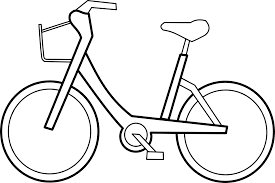
#> input picture 2024-2025/Lectures/code/images/bikeBW.png, 275 x 183 px
$ jupyter execute 01_imgProcessingBasics.ipynb
#> lines starting #> are read from the running program, lines starting #| are printed output that depends on the picture
# Procesarea imaginilor

**De ce?**
- Îmbunătăţirea calităţii imaginilor
- Reducerea zgomotolui şi a altor defecte
- Evidenţierea anumitor zone
- Determinarea contururilor
- Extragerea de informaţii

**Aplicaţii**
- Recunoaşterea caracterelor
- Recunoaşterea amprentelor
- Prelucrarea imaginilor medicale
- Prelucrarea imaginilor din satelit

**Bibliografie**
- Richard Szeliski, Computer Vision: Algorithms and Applications, Springer, 2010 [link](http://szeliski.org/Book/drafts/SzeliskiBook_20100903_draft.pdf)
- Forsyth, D. A., & Ponce, J. (2003). A modern approach. Computer vision: a modern approach, 17, 21-48. [link](https://cdn.preterhuman.net/texts/science_and_technology/artificial_intelligence/Computer%20Vision%20A%20Modern%20Approach%20-%20Forsyth%20,%20Ponce.pdf)
- A painter`s take on vision and color (very extensive!) [link](http://handprint.com/LS/CVS/color.html)

Cuprins
- [1. Captarea imaginilor şi reprezentarea lor](#captarea-imaginilor-şi-reprezentarea-lor)
- [2. Operaţii asupra imaginilor](#operaţii-asupra-imaginilor)
- [3. Extragerea de informaţii relevante din imagini (capitolul viitor)](2024-2025\Lectures\code\imgProcessingAttributes.ipynb)

<a name="captarea-imaginilor-şi-reprezentarea-lor"></a>
## 1. Captarea imaginilor şi reprezentarea lor

### Captare
- Foto
- Video

### Reprezentare
1. În domeniul spaţial (geometric)
- Imaginea = un ansamblu de valori plasate dupa o formă spaţială (regulată sau nu) de dimensiune supra-unitară (plan, spaţiu, dar nu dreaptă)
- Matrice de pixeli (picture elemnt)
- Reprezentare intuitivă dpdv al ochiului uman

2. În domeniul frecvenţelor (spectral)
- Imaginea = un ansamblu de frecvenţe care compun imaginea (culoare – frecvenţă – lungime de undă (IP) – amplitudine)
- Imaginea = semnal bidimensional
- Grafic, pe OX, OY se află distribuţia frecvenţelor pe cele 2 axe ale imaginii, iar culoarea pixelilor va reprezenta amplitudinea (mai deschis înseamnă amplitudine superioară)
- Reprezentare f. utilă în procesele de analiză, comprimare şi prelucrare a imaginilor

### Reprezentarea in domeniul spatial

Imaginea = ansamblu de pixeli

Tipologia imaginilor în domeniul spaţial (geometric)

1. După valoarea unui pixel

    - imagini scalare – orice valoare este un scalar (intensitatea luminoasă, distanţa, temperatura)
        * imagini monocrome (binare) -> 0/1
        * imagini alb-negru (cu nivele de gri) -> 8 biţi (0 - negru, 255 - alb)

    - imagini vectoriale – orice valoare este un vector; imaginea vectorială = sandwich de imagini scalare
        * imagini color – vectori de 3 componente

        * imagini satelitare – vectori de 3-200 componente

        * imagini termografice – vectori de 2-5 componente în bandă de infraroşu

2. Dupa spatiul de culori folosit

    - imagini RGB (Red, Green, Blue)

    - imagini HSV (Hue, Saturation, Value)
        * saturare mai mare -> culoare mai intensa
        * valoare mai mare -> culoare mai deschisa


### Interpolarea si redimensionarea imaginilor

Imaginea ca functie:
> $Im : I \times I \rightarrow R$ sau $Im : I \times I \times I \rightarrow R$

<!-- > $Im` : R \times I \rightarrow R$ sau $Im` : R \times R \times I \rightarrow R$ -->

Redimensionarea = creseterea in dimensiune (pt o imagine RGB, cresc doar primele 2 dimensiuni W si H) => apar pixeli noi carora trebuie sa le fie asignata o valoare sau dispar pixeli -> Cum? => Prin interpolare

- cel mai apropiat vecin
    > noul pixel va avea valoarea $Im(round(x), round(y), z)$
    * efect: imagine cu blocuri
    * probleme: aproximarea la NN
- biliniara
    > noul pixel va avea valoarea
    * bazata pe 4 vecini
    * math: polinom de gradul 2
- bicubica
    * bazata pe 16 vecini
    * math: polinom de gradul 3
    * mai fina decat interpolarea biliniara

<a name="operatii-asupra-imaginilor"></a>
## 2 Operaţii asupra imaginilor

### 2.1. Operaţii geometrice

Info:
- Pentru reprezentarea spaţială a imaginilor
- Nu modifică valorile pixelilor (compoziţia)
- Modifică aşezarea lor spaţială (structura)

Tipuri:
- Translaţie: Modificarea după o traiectorie dreaptă a coordonatelor unui pixel

> x’ = x + Tx

> y’ = y + Ty

- Rotaţie: Modificarea după o traiectorie circulară a coordonatelor unui pixel (Coordonate carteziene $\leftarrow$ coordonate polare)

> x = r * cos(Ө)

> y = r * sin(Ө)

> x’ = r * cos(Ө + φ)

> y’ = r * sin(Ө + φ)

- Oglindire faţă de o axă de simetrie

De exemplu, oglindire fata de Ox:
> x’ = x

> y’ = -y

### 2.2. Operaţii de îmbunătăţire

- Originale sau nu
- Prin accentuarea unor caracteristici
    * Muchii
    * Contururi
    * Contrast
- Nu modifică cantitatea de informaţie din imagine
- Modificarea valorii unor pixeli
- Reducerea degradărilor perceptuale sau aleatoare:
    * Contrast scăzut
    * Imagine supra- sau sub-expusă
    * Zgomot suprapus peste semnalul util

Pentru reprezentarea spaţială avem, in funcţie de numărul de pixeli din imaginea iniţială folosiţi pentru calculul valorii unui pixel în imaginea prelucrată:
- Operaţii punctuale 1 – 1
- Operaţii de vecinătate (locale) k – 1
- Operaţii integrale (unitare) nxm – 1

1. Operaţii punctuale 1 – 1: g(x,y)=Ø(f(x,y))

- Negativarea imaginilor
    > Ø(x)=(L-1)-x, de obicei L = 256

    > Ø((R,G,B))=((L-1)-R,(L-1)-G,(L-1)-B))

    Utilitate: Imagini negative (de tip peliculă)

[cell 1]
# negative of an image
import os
import matplotlib.pyplot as plt
from skimage import util, io

# read an image
crtDir =  os.getcwd()
# an image with a lot of white...a bad example
# filePath = os.path.join(crtDir, 'sem1', 'bike.png')
#  an image with more uniform distributed colours
filePath = os.path.join(crtDir, 'images', 'bikeBW.png')
img = io.imread(filePath)
#> img is the input picture: shape (183, 275, 3); min 0, max 255, mean 234.5

print(img)
#> (printed output is left out)

negImg = util.invert(img)
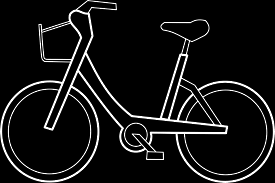
#> negImg: shape (183, 275, 3); min 0, max 255, mean 20.5


fig, (ax1, ax2) = plt.subplots(1, 2, figsize=(16, 8), sharex=True, sharey=True)
ax1.imshow(img, cmap=plt.cm.gray)
ax1.set_title('Input image')

ax2.imshow(negImg, cmap=plt.cm.gray)
ax2.set_title('Negative image')
plt.show()

- Modificarea contrastului

    * Liniară

        - Pantă subunitară – apropierea nivelelor de gri
        - Pantă supraunitară – depărtarea nivelelor de gri
        - Caz particular: întinderea maximă a contrastului
            * Nivelele de gri din [a,b] vor fi distanţate
            * Restul nivelelor de gri vor fi înlocuite cu alb, respectiv negru
            * Caz particular: binarizarea (a = b)

    * Logaritmică Φ(x)= c log (1 + x)
        - c – factor de scalare

    * Pow-low (gamma correction) Φ(x)= c pow(x, γ)

[cell 2]
# contrast adjustment
from skimage import exposure
import os
import matplotlib.pyplot as plt
from skimage import util, io

# read an image
crtDir =  os.getcwd()
filePath = os.path.join(crtDir, 'images', 'bikeGray.jpg')
img = io.imread(filePath)
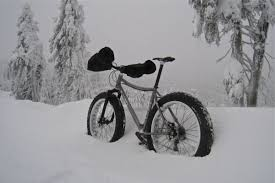
#> input picture 2024-2025/Lectures/code/images/bikeGray.jpg, 275 x 183 px
#> img is the input picture: shape (183, 275, 3); mean R, G, B 146.5, 146.2, 149

gammaCorrectedImg = exposure.adjust_gamma(img, 2)
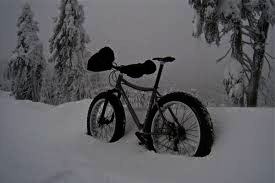
#> gammaCorrectedImg: shape (183, 275, 3); mean R, G, B 90.7, 90.5, 94.1
logCorrectedImg = exposure.adjust_log(img, 1)
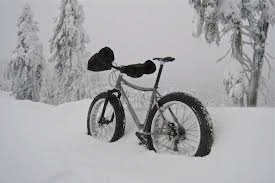
#> logCorrectedImg: shape (183, 275, 3); mean R, G, B 164.2, 164, 166.5

fig, (ax1, ax2, ax3) = plt.subplots(1, 3, figsize=(16, 8), sharex=True, sharey=True)
ax1.imshow(img, cmap=plt.cm.gray)
ax1.set_title('Input image')

ax2.imshow(gammaCorrectedImg, cmap=plt.cm.gray)
ax2.set_title('Image with gamma correction')

ax3.imshow(logCorrectedImg, cmap=plt.cm.gray)
ax3.set_title('Image with log correction')

plt.show()

- Decuparea

    * Cu păstrarea fundalului

    * Fără păstrarea fundalului

    > Utilitate: decuparea regiunilor de temperatură joasă reprezentate de nori din imaginile obţinute de un satelit meteo

2. Operaţii de vecinătate (locale) k – 1

În funcţie de scop:
- op. care vizează reducerea zgomotului sau a altor defecte (filtrare) -> filtre trece-jos
- op. care vizează accentuarea detaliilor (evidenţierea muchiilor, a contururilor, etc) -> filtre trece-sus

În funcţie de tip
- op. liniare -> combinaţii liniare între pixeli vecini
- op. neliniare -> combinaţii complexe între pixeli

Tehnici de filtrare
- Filtrare prin tehnica ferestrei glisante -> convoluţie bidimensională
    * Filtru = mască de filtrare (convoluţie) = formă + coeficienţi + origine = kernel
    * Convoluţie = schimbarea intensităţii unui pixel a.î. să reflecte intensitatea pixelilor vecini
- Filtrare prin estimare statistică
- Filtrare prin clustering

**Convolutii cu filtre liniare**

Ideea: noua valoare a pixelui = combinaţie liniară a mai multor pixeli din imaginea originală (principiul superpoziţiei)
> $g(m,n) = \sum{\sum_{(k,l) \in W}{w_{k,l} * f(m - k, n - l)}}$, unde
>> W – o structură de puncte -> vecinătate, iar
>> $w_{k,l}$ – coeficienţii filtrului (tehnica ferestri glisante)

[cell 3]
import numpy as np
import scipy.signal as signal

arr1 = [1, 2, 3]
arr2 = [4, 5, 6]


res = np.dot(arr1, arr2)
print("dot product of ", arr1, " and ", arr2, " is: ", res)

res = np.convolve(arr1, arr2)
print("convolution of     ", arr1, " and ", arr2, " is: ", res)

res = signal.fftconvolve(arr1, arr2)
print("fft convolution of ", arr1, " and ", arr2, " is: ", res)

[cell 4]
import timeit
import numpy as np

length = 1000000
arr1 = np.random.random(length)
arr2 = np.random.random(length)

# code snippet to be executed only once
mysetup = "from numpy import dot"

# code snippet whose execution time is to be measured
mycode1 = '''
def dot_multiplication():
    res = np.dot(arr1, arr2)
'''

mycode2 = '''
def convolution():
    res = np.convolve(arr1, arr2)
'''

mycode3 = '''
def fft_convolution():
    res = signal.fftconvolve(arr1, arr2)
'''


print("time (dot multiplication): ", timeit.timeit(setup = mysetup, stmt = mycode1, number = 1))
print("time (convoltuion): ", timeit.timeit(setup = mysetup, stmt = mycode1, number = 1))
print("time (FFT convolution): ", timeit.timeit(setup = mysetup, stmt = mycode1, number = 1))

[cell 5]
'''liniar filter'''

import numpy as np

img = np.array([[7, 0, 5],
                [3, 0, 9],
                [0, 6, 8]])
kernel = np.array([ [1, 1, 1],
                    [-1, -1, -1],
                    [1, 1, 1]])

def convolutionOperation(image, kernel):
     # Flip the kernel
    kernel = np.flipud(np.fliplr(kernel))
    kernelSize = kernel.shape[0]

    # convolution output
    output = np.zeros_like(image)

    # Add zero padding to the input image
    padding = kernelSize // 2
    image_padded = np.zeros((image.shape[0] + padding * 2, image.shape[1] + padding * 2))
    image_padded[padding :-padding, padding:-padding] = image

    # Loop over every pixel of the image
    for x in range(image.shape[1]):
        for y in range(image.shape[0]):
            # element-wise multiplication of the kernel and the image
            output[y, x]=(kernel * image_padded[y: y + kernelSize, x: x + kernelSize]).sum()

    return output

print(convolutionOperation(img, kernel))

Tipologie
- Filtre de netezire
    * Suma coeficienţilor = 1
    * Filtru de mediere: Toţi coeficienţii sunt egali ($=\frac{1}{k^2}$) - eg. BoxBlur, GaussianBlur
- Filtre de detectare a contururilor -> filtre trece-sus
    * Suma coeficienţilor = 0 (eg. Canny)
    * Filtre de accentuare a contrastelor
- Filtre derivative

[cell 6]
import os
import numpy as np
# read an image
crtDir =  os.getcwd()
filePath = os.path.join(crtDir, 'images', 'bikeGray.jpg')
# filePath = os.path.join(crtDir, 'images', 'bike.png')
img = io.imread(filePath)

imgMatrix = []
for i in range(0, img.shape[0]):
    row = []
    for j in range(0, img.shape[1]):
        row.append(img.item(i, j, 0))
    imgMatrix.append(row)
#> after the loop, imgMatrix = 183 items
imgMatrix = np.array(imgMatrix)

# high-pass filter
kernelEdgeCanny = np.array([[-1, -1, -1],
                            [-1, 8, -1],
                            [-1, -1, -1]])
cannyImg = convolutionOperation(imgMatrix, kernelEdgeCanny)
#> after the loop in convolutionOperation (call 2), `for x in range(image.shape[1]):`:
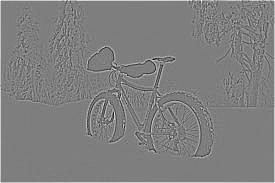
#> output: shape (183, 275) int64; min -835, max 846, mean 8.8; drawn with min black and max white

# mean filter (new pixel's value = the average of the surrounding pixels)
kernelBoxBlur = np.array([[1/9, 1/9, 1/9],
                          [1/9, 1/9, 1/9],
                          [1/9, 1/9, 1/9]])
boxBlurImg = convolutionOperation(imgMatrix, kernelBoxBlur)
#> after the loop in convolutionOperation (call 3), `for x in range(image.shape[1]):`:
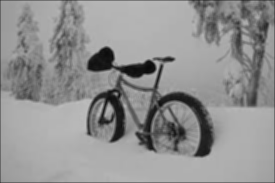
#> output: shape (183, 275) int64; min 9, max 187, mean 145

# Gaussian filter (new pixel's value = the weighted mean of the surrounding pixels that gives more weight to the pixel near the current pixel; low-pass filter)
kernelGaussianBlur = np.array([[1 / 256, 4  / 256,  6 / 256,  4 / 256, 1 / 256],
                               [4 / 256, 16 / 256, 24 / 256, 16 / 256, 4 / 256],
                               [6 / 256, 24 / 256, 36 / 256, 24 / 256, 6 / 256],
                               [4 / 256, 16 / 256, 24 / 256, 16 / 256, 4 / 256],
                               [1 / 256, 4  / 256,  6 / 256,  4 / 256, 1 / 256]])
GaussianBlurImg = convolutionOperation(imgMatrix, kernelGaussianBlur)
#> in convolutionOperation (call 4), `image_padded[padding :-padding, padding:-padding] = image`:
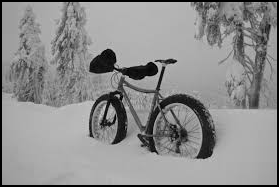
#> image_padded: shape (187, 279) float64; min 0, max 204, mean 141.3


fig, (ax1, ax2, ax3, ax4) = plt.subplots(1, 4, figsize=(16, 8), sharex=True, sharey=True)
ax1.imshow(img, cmap=plt.cm.gray)
ax1.set_title('Input image')

ax2.imshow(cannyImg, cmap=plt.cm.gray)
ax2.set_title('Edges by Canny')

ax3.imshow(boxBlurImg, cmap=plt.cm.gray)
ax3.set_title('Box blur (netezire - mediere uniforma)')

ax4.imshow(GaussianBlurImg, cmap=plt.cm.gray)
ax4.set_title('Gaussian blur (mediere ponderata)')
plt.show()

  <font color='green'> **HW: try to apply the above convolutions for an RGB image** </font>

**Convolutii cu Filtre neliniare**

Tehnica ferestrei glisante -> ordonarea pixelilor

Tipologie
- Filtre de ordine
    * Filtru median -> eliminarea zgomotului “sare şi piper”
    * Filtru de minim
    * Filtru de maxim
- Filtre adaptive -> modificarea formei şi a coeficienţilor ferestrei de filtrare
    * Filtre bazate pe distanţă (relativă) – coeficienţii se calculează în funcţie de distanţa dintre punctul respectiv şi un punct fix
    * Filtre bazate pe orientare -> fereastra are formă liniară, orientată după o anumită direcţie
    * Filtre distanţă-direcţie – combinaţia celor 2 filtre precedente

3. Operaţii integrale (unitare) nxm – 1

Cateva operatii posibile
- Egalizarea histogramei (Scop: manipularea contrastului)
- Transformarea Fourier discretă
- Transformarea cosinus discretă
- Transformarea sinus discretă
- Transformarea Walsh-Hadamard
- Transformarea Karhaunen-Loeve

** Histograma nivelurilor de gri **

Ideea:
- O funcţie care asociază fiecărui nivel de gri prezent în imagine frecvenţa sa (relativă) de apariţie
- Estimarea densităţii de probabilitate

Utilitate
- Îmbunătăţirea constrastului
- Îmbunătăţirea luminozităţii -> segmentarea imaginii
Ne-ajunsuri
- Lipsa informaţiilor privind
    * locaţia pixelilor
    * poziţia relativă a pixelilor

[cell 7]
# image histogram

import matplotlib.pyplot as plt
from skimage import io
import os
# read an image
crtDir =  os.getcwd()
# an image with a lot of white...a bad example
# filePath = os.path.join(crtDir, 'sem1', 'bike.png')
#  an image with more uniform distributed colours
filePath = os.path.join(crtDir, 'images', 'bike2.png')
# two images with low contrast
# filePath = os.path.join(crtDir, 'sem1', 'bike4.png')
# filePath = os.path.join(crtDir, 'sem1', 'bike5.png')
img = io.imread(filePath)
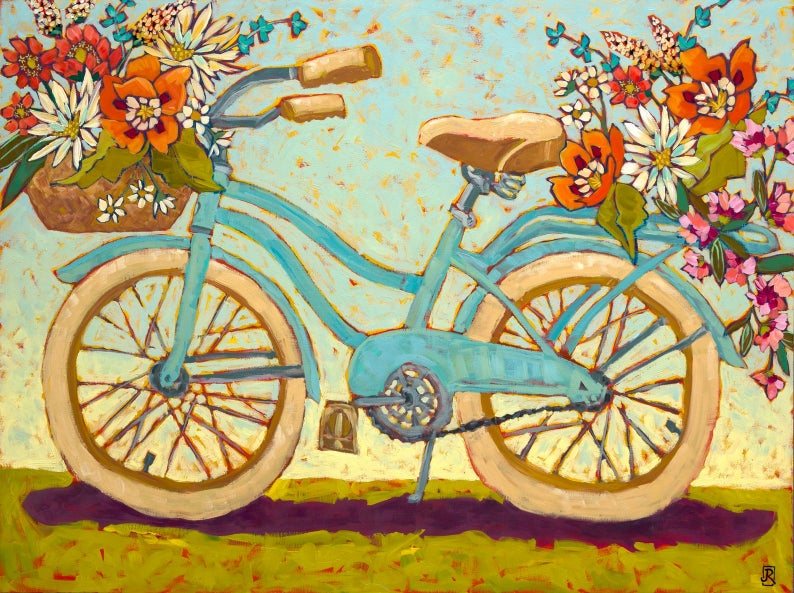
#> input picture 2024-2025/Lectures/code/images/bike2.png, 794 x 593 px
#> img is the input picture: shape (593, 794, 3); mean R, G, B 175.5, 159.8, 110.3
plt.imshow(img)
plt.show()

[cell 8]
n, bins, patches = plt.hist(img.ravel(), bins = 256)
#> n = 256 values, max 24991 at index 0, min 1418 at index 254, mean 5517.7; bins = 257 values from 0 to 255; patches = 256 items
plt.title('Histogram of all colours')
plt.show()
#> figure, not shown here; tallest bar 24991 high, from x = 0 to 0.996

[cell 9]
# histo of all pixels (a mixed of all three channels)
_ = plt.hist(img.ravel(), bins = 256, color = 'orange', )
# histo over the red channel
_ = plt.hist(img[:, :, 0].ravel(), bins = 256, color = 'red', alpha = 0.5)
# histo over the green channel
_ = plt.hist(img[:, :, 1].ravel(), bins = 256, color = 'Green', alpha = 0.5)
# histo over the blue channel
_ = plt.hist(img[:, :, 2].ravel(), bins = 256, color = 'Blue', alpha = 0.5)
_ = plt.xlabel('Intensity Value')
_ = plt.ylabel('Count')
_ = plt.legend(['Total', 'Red_Channel', 'Green_Channel', 'Blue_Channel'])
plt.show()
#> figure, not shown here; tallest bar 24991 high, from x = 0 to 0.996; tallest bar 5555 high, from x = 254 to 255; tallest bar 6187 high, from x = 222.1 to 223.1

Egalizarea histogramei - reprezintă o operaţie de accentuare a contrastului şi are ca scop obţinerea unei histograme uniforme

> Algoritm
    >> Se calculează histograma h(x) imaginii
>
    >> Se calculează histograma cumulativă hc(x)
>
    >> Se calculează noile nivele de gri: x’=(hc(x)-hcmin)/(hcmax-hcmin)*(L-1)+0.5

[cell 10]
# histogram equalisation => increases the constrast
from skimage import exposure

imgHistoEq = exposure.equalize_hist(img)
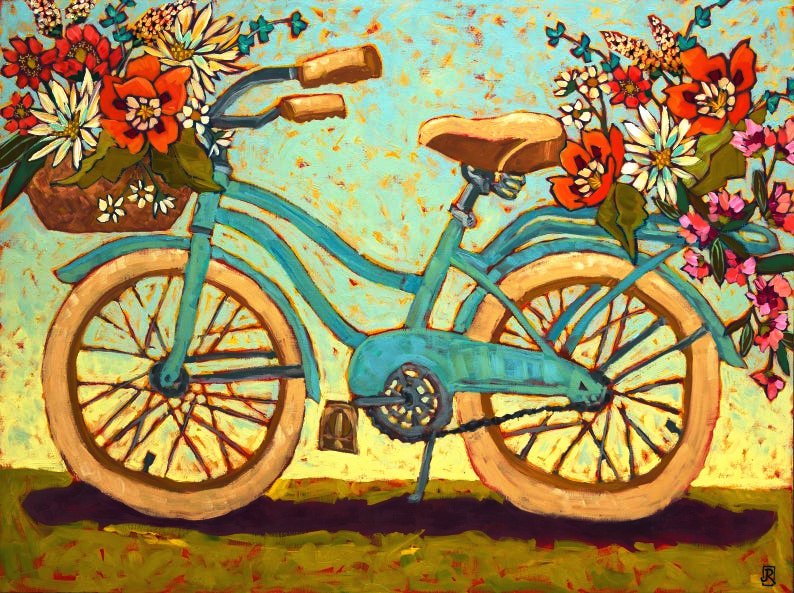
#> imgHistoEq: shape (593, 794, 3) float64; mean R, G, B 0.614, 0.549, 0.344
plt.imshow(imgHistoEq)

[cell 11]
n, bins, patches = plt.hist(imgHistoEq.ravel(), bins = 256)
#> n = 256 values, max 24991 at index 0, min 0 at index 96, mean 5517.7; bins = 257 values from 0.0177 to 1
plt.title('Histogram of img after histogram equalisation')
plt.show()
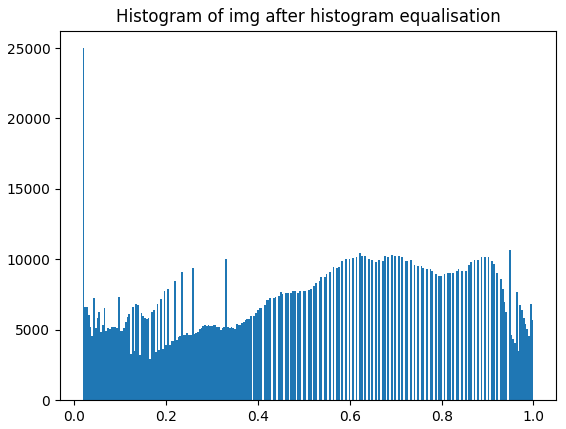
#> figure drawn by matplotlib, 1 panel; tallest bar 24991 high, from x = 0.0177 to 0.0215
